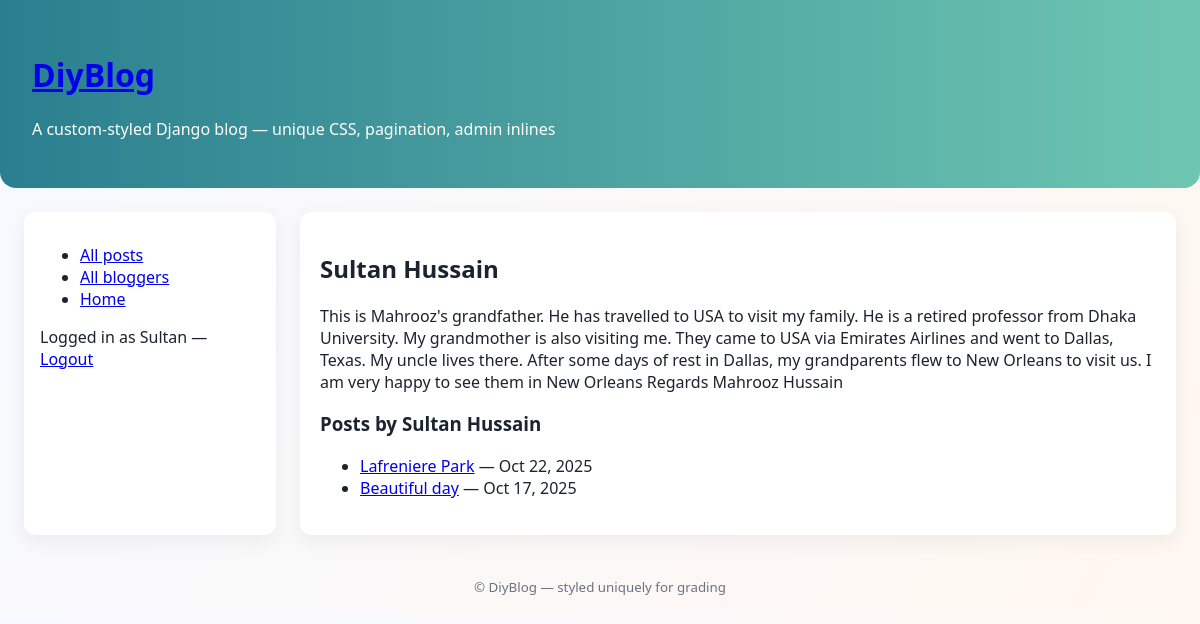
/blog/blogger/1/ (signed in), run on the app's committed database.
### blog/models.py (models this page shows, shortened)
class Blogger(models.Model):
    user = models.OneToOneField(User, on_delete=models.SET_NULL, null=True, blank=True)
    name = models.CharField(max_length=200)
    bio = models.TextField(blank=True)
    created_at = models.DateTimeField(default=timezone.now)

class BlogPost(models.Model):
    title = models.CharField(max_length=255)
    author = models.ForeignKey(Blogger, on_delete=models.SET_NULL, null=True, related_name='posts')
    content = models.TextField()
    created_at = models.DateTimeField(default=timezone.now, db_index=True)
    class Meta:
        ordering = ['-created_at']  # newest first

### blog/views.py (the view)
# urls.py: path('blogger/<int:pk>/', views.blogger_detail, name='blogger_detail'),
def blogger_detail(request, pk):
    blogger = get_object_or_404(Blogger, pk=pk)
    posts = blogger.posts.all()  # ordering set on BlogPost Meta -> newest first
    return render(request, 'blog/blogger_detail.html', {'blogger': blogger, 'posts': posts})

### blog/templates/blog/blogger_detail.html (shortened to what this page needs)
{% extends 'blog/base.html' %}
{% block content %}
<h2>{{ blogger.name }}</h2>
<div class="bio">
  <p>{{ blogger.bio|default:"No bio provided." }}</p>
</div>
<h3>Posts by {{ blogger.name }}</h3>
<ul>
  {% for p in posts %}
    <li><a href="{% url 'blog:blog_detail' p.pk %}">{{ p.title }}</a> — {{ p.created_at|date:"M j, Y" }}</li>
  {% empty %}
    <li>No posts by this author.</li>
  {% endfor %}
</ul>
{% endblock %}

### blog/templates/blog/base.html (shortened to what this page needs)
{% load static %}
<!doctype html>
<html lang="en">
<head>
  <link rel="stylesheet" href="{% static 'css/site.css' %}">
</head>
<body>
  <div class="site-header">
    <h1><a href="{% url 'blog:index' %}">DiyBlog</a></h1>
    <p class="site-sub">A custom-styled Django blog — unique CSS, pagination, admin inlines</p>
  </div>
  <div class="container">
    <aside class="sidebar">
      <nav>
        <ul>
          <li><a href="{% url 'blog:blog_list' %}">All posts</a></li>
          <li><a href="{% url 'blog:blogger_list' %}">All bloggers</a></li>
          <li><a href="{% url 'blog:index' %}">Home</a></li>
        </ul>
      </nav>
      <div class="auth-links">
        {% if user.is_authenticated %}
          <p>Logged in as {{ user.username }} — <a href="{% url 'logout' %}?next={{ request.path }}">Logout</a></p>
        {% else %}
          <p><a href="{% url 'login' %}?next={{ request.path }}">Login</a></p>
        {% endif %}
      </div>
    </aside>
    <main class="content">
      {% block content %}{% endblock %}
    </main>
  </div>
  <footer class="site-footer">
    <small>© {{ now|date:"Y" }} DiyBlog — styled uniquely for grading</small>
  </footer>
</body>
</html>

### blog/static/css/site.css (style rules this page uses)
body { font-family: "Segoe UI", Roboto, Arial, sans-serif; background: linear-gradient(120deg,#f6f9ff,#fff7f0); color: #1b2330; margin: 0; }
.site-header { padding: 2rem; background: linear-gradient(90deg,#2a7f8f,#6ec6b2); color: white; border-bottom-left-radius: 16px; border-bottom-right-radius: 16px; }
.container { display: flex; gap: 1.5rem; padding: 1.5rem; }
.sidebar { width: 220px; background: white; padding: 1rem; border-radius: 12px; box-shadow: 0 6px 18px rgba(30,40,50,0.06); }
.content { flex: 1; background: white; padding: 1.25rem; border-radius: 12px; box-shadow: 0 6px 18px rgba(30,40,50,0.06); }
.site-footer { text-align:center; padding:1rem; color:#6b7280; }

### data on the page
Blogger: name "Sultan Hussain", bio "This is Mahrooz's grandfather. He has travelled to USA to visit my family. He is a retired professor from Dhaka University. My grandmother is also visiting me. They came to USA via Emirates Airlines and went to Dallas, Texas. My uncle lives there. After some days of rest in Dallas, my grandparents flew to New Orleans to visit us. I am very happy to see them in New Orleans Regards Mahrooz Hussain"
BlogPost: title "Lafreniere Park", created_at "Oct 22, 2025"
BlogPost: title "Beautiful day", created_at "Oct 17, 2025"

### other printed values
{{ user.username }} "Sultan"
